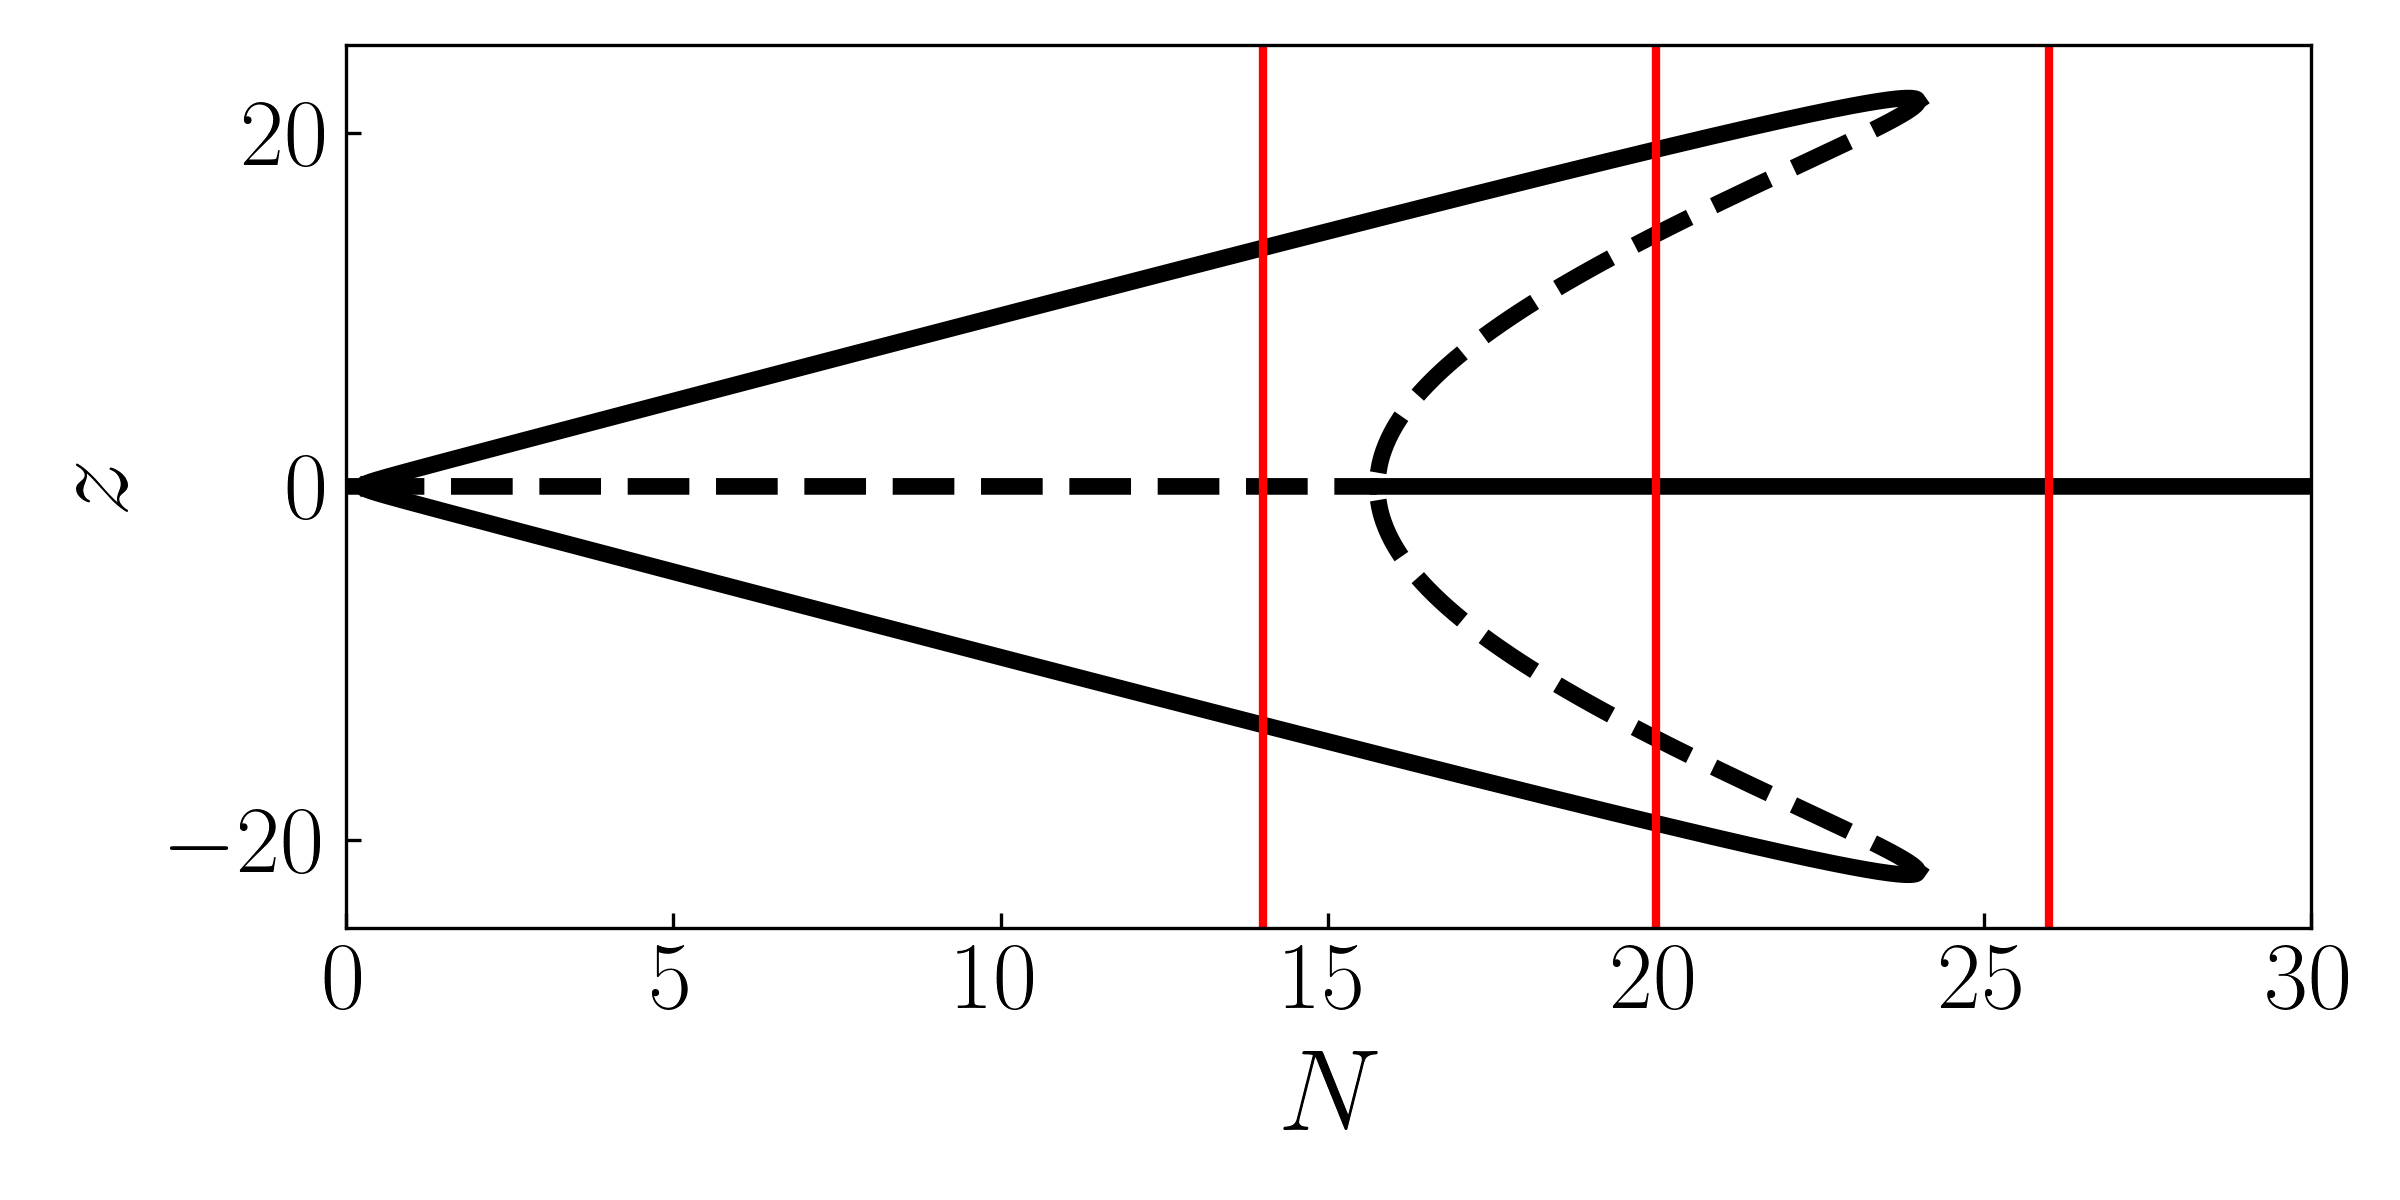

Python code for this plot:
from functions import *
from back_process import *

if __name__ == '__main__':
    gamma = 10.0
    k = 1.0
    beta = 0.5

    # PARAMETROS INICIALES DE POTENCIA (N) Y PHASE INICIAL DE PRIMER OSCILADOR
    N = np.arange(0, 30, 0.02, dtype=complex)
    n = 0
    z_pp_0 = +((N + 2) ** 2 - (2 * gamma ** 2) / (k ** 2) + ((2 * gamma) / (k ** 2)) * (
                gamma ** 2 - 4 * k * (-1) ** n * (1 + N)) ** 0.5) ** 0.5
    z_mm_0 = -((N + 2) ** 2 - (2 * gamma ** 2) / (k ** 2) - ((2 * gamma) / (k ** 2)) * (
                gamma ** 2 - 4 * k * (-1) ** n * (1 + N)) ** 0.5) ** 0.5
    z_pm_0 = +((N + 2) ** 2 - (2 * gamma ** 2) / (k ** 2) - ((2 * gamma) / (k ** 2)) * (
                gamma ** 2 - 4 * k * (-1) ** n * (1 + N)) ** 0.5) ** 0.5
    z_mp_0 = -((N + 2) ** 2 - (2 * gamma ** 2) / (k ** 2) + ((2 * gamma) / (k ** 2)) * (
                gamma ** 2 - 4 * k * (-1) ** n * (1 + N)) ** 0.5) ** 0.5

    n = 1
    z_pp_1 = +((N + 2) ** 2 - (2 * gamma ** 2) / (k ** 2) + ((2 * gamma) / (k ** 2)) * (
                gamma ** 2 - 4 * k * (-1) ** n * (1 + N)) ** 0.5) ** 0.5
    z_mm_1 = -((N + 2) ** 2 - (2 * gamma ** 2) / (k ** 2) - ((2 * gamma) / (k ** 2)) * (
                gamma ** 2 - 4 * k * (-1) ** n * (1 + N)) ** 0.5) ** 0.5
    z_pm_1 = +((N + 2) ** 2 - (2 * gamma ** 2) / (k ** 2) - ((2 * gamma) / (k ** 2)) * (
                gamma ** 2 - 4 * k * (-1) ** n * (1 + N)) ** 0.5) ** 0.5
    z_mp_1 = -((N + 2) ** 2 - (2 * gamma ** 2) / (k ** 2) + ((2 * gamma) / (k ** 2)) * (
                gamma ** 2 - 4 * k * (-1) ** n * (1 + N)) ** 0.5) ** 0.5

    z_stable = np.zeros(len(N))
    z_unstable = np.zeros(len(N))

    tol = 1e-3
    cut_01, cut_02 = 0.25, 15.74

    z_pp_0 = np.where(np.abs(np.imag(z_pp_0)) > tol, np.nan, z_pp_0.real)
    z_mm_0 = np.where(np.abs(np.imag(z_mm_0)) > tol, np.nan, z_mm_0.real)
    z_pm_0 = np.where(np.abs(np.imag(z_pm_0)) > tol, np.nan, z_pm_0.real)
    z_mp_0 = np.where(np.abs(np.imag(z_mp_0)) > tol, np.nan, z_mp_0.real)

    z_pp_1 = np.where(np.abs(np.imag(z_pp_1)) > tol, np.nan, z_pp_1.real)
    z_mm_1 = np.where(np.abs(np.imag(z_mm_1)) > tol, np.nan, z_mm_1.real)
    z_pm_1 = np.where(np.abs(np.imag(z_pm_1)) > tol, np.nan, z_pm_1.real)
    z_mp_1 = np.where(np.abs(np.imag(z_mp_1)) > tol, np.nan, z_mp_1.real)

    # stable: nan inside [cut_01, cut_02]
    z_stable = np.where((N >= cut_01) & (N <= cut_02), np.nan, z_stable)

    # unstable: nan outside [cut_01, cut_02]
    z_unstable = np.where((N < cut_01) | (N > cut_02), np.nan, z_unstable)

    fig, ax = plt.subplots(1, 1, figsize=(8, 4))

    ax.plot(N, np.real(z_pp_0), color="k", lw=4)
    ax.plot(N, np.real(z_mm_0), color="k", lw=4, ls="--")
    ax.plot(N, np.real(z_pm_0), color="k", lw=4, ls="--")
    ax.plot(N, np.real(z_mp_0), color="k", lw=4)
    ax.plot(N, z_unstable, color="k", lw=4, ls="--")
    ax.plot(N, z_stable, color="k", lw=4)
    ax.vlines([14, 20, 26], -25, 25, colors="r", linewidths=2)

    ax.set_xlabel('$N$', fontsize=28)
    ax.set_ylabel('$z$', fontsize=28)
    ax.tick_params(axis="both", direction="in", labelsize=23)
    ax.set_xlim([0, 30])
    ax.set_ylim([-25, 25])

    plt.tight_layout()
    plt.savefig("bifurcation.png", dpi=300)